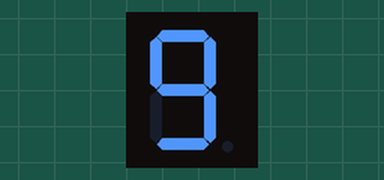
Bench run of a sketch on a simulated ESP32. On the bench: 1-digit seven-segment display. Wiring (inferred from the names in the program): 1-digit 7-segment display, segments lit when LOW: segments GPIO 4, GPIO 5, GPIO 19, GPIO 21, GPIO 47, GPIO 2, GPIO 15, GPIO 18. The segment pins are drawn as the display they are named for.

Above: at 0.1 s.
At 0.6 s:
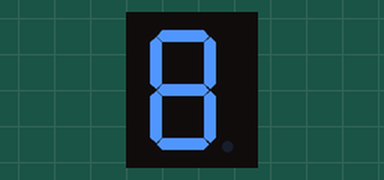
At 1.1 s:
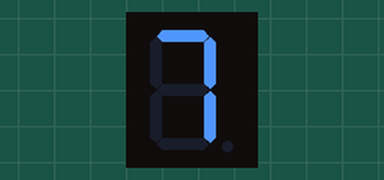
At 2.6 s:
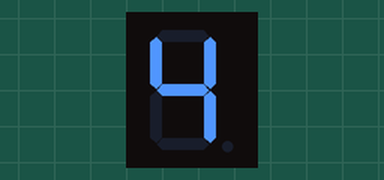
At 3.6 s:
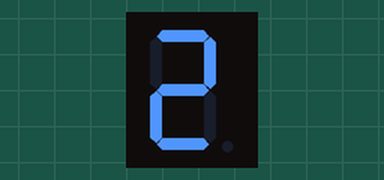
At 5.1 s:
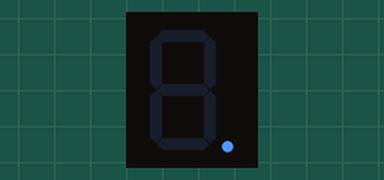

The sketch:

3.light_up_one_digital_LED.ino
```cpp
//实验使用共阳数码管

//将数码管引脚与ESP32对应引脚接起来，COM通过一只限流电阻连接ESP引脚3.3V
//定义引脚
int pin_a = 4;
int pin_b = 5;
int pin_c = 19;
int pin_d = 21;
int pin_e = 47;
int pin_f = 2;
int pin_g = 15;
int pin_dp = 18;

//定义所有引脚的数组
int pin_array[8] = {pin_a,pin_b,pin_c,pin_d,pin_e,pin_f,pin_g,pin_dp};

//定义数码管数字显示逻辑的数组(共阳-引脚低电平对应LED点亮)
int number_array[][8]= {
  //a，b，c，d，e，f，g，dp
  {0, 0, 0, 0, 0, 0, 1, 1},//0
  {1, 0, 0, 1, 1, 1, 1, 1},//1
  {0, 0, 1, 0, 0, 1, 0, 1},//2
  {0, 0, 0, 0, 1, 1, 0, 1},//3
  {1, 0, 0, 1, 1, 0, 0, 1},//4
  {0, 1, 0, 0, 1, 0, 0, 1},//5
  {0, 1, 0, 0, 0, 0, 0, 1},//6
  {0, 0, 0, 1, 1, 1, 1, 1},//7
  {0, 0, 0, 0, 0, 0, 0, 1},//8
  {0, 0, 0, 0, 1, 0, 0, 1},//9
  {1, 1, 1, 1, 1, 1, 1, 0},//.
};

//数码管显示数字
void display_number(int num){
  if(num>=0&num<=9){
    for(int i=0;i<8;i++){
      digitalWrite(pin_array[i],number_array[num][i]);
    }
  }else{
    for(int i=0;i<8;i++){
      digitalWrite(pin_array[i],number_array[10][i]);
    }
  }
}

void setup() {
  // 初始化引脚
  for(int i=0;i<8;i++){
    pinMode(pin_array[i],OUTPUT);//设置为输出引脚
    digitalWrite(pin_array[i],HIGH);//高电平->设置全暗
  }
}

void loop() {
  // put your main code here, to run repeatedly:
  //数码管 模拟倒计时
  for(int num=9;num>=-1;num--){//（9、8、...1、0、.），0后显示小数点
    display_number(num);
    delay(500);//延时500ms
  }
}
```

Measured:
- by itself, everything shown: repeats every 5.5 s, in 11 steps
- what the display in image 1 shows lasts 0.5 s, from 0.5 s to 1.0 s
